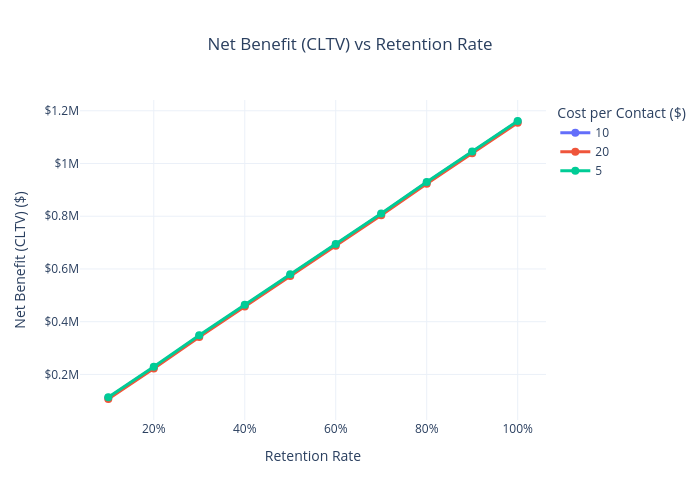

Notebook code cell kept with this figure:
### Code cell
sensitivity_df_plot = sensitivity_df.copy()
sensitivity_df_plot['Cost per contact'] = sensitivity_df_plot['Cost per contact'].astype(str)

fig = px.line(
    sensitivity_df_plot.sort_values(['Cost per contact', 'Retention rate']),
    x='Retention rate',
    y='Net benefit (CLTV) ($)',
    color='Cost per contact',
    markers=True,
    title='Net Benefit (CLTV) vs Retention Rate',
    labels={
        'Retention rate': 'Retention Rate',
        'Net benefit (CLTV) ($)': 'Net Benefit (CLTV) ($)',
        'Cost per contact': 'Cost per Contact ($)',
    },
)

fig.update_layout(
    template='plotly_white',
    width=700,
    height=500,
    title_x=0.5,
    hovermode='x unified',
    legend_title_text='Cost per Contact ($)',
)

fig.update_traces(line=dict(width=3), marker=dict(size=8))

fig.update_xaxes(tickformat='.0%')
fig.update_yaxes(tickprefix='$', separatethousands=True)

fig.show()

### Figure 1 — Plotly figure (JSON) as saved in the notebook; plotly's stock layout.template omitted (floating-point values rounded to 4 significant figures)
{"data": [{"hovertemplate": "Cost per Contact ($)=10<br>Retention Rate=%{x}<br>Net Benefit (CLTV) ($)=%{y}<extra></extra>", "legendgroup": "10", "line": {"color": "#636efa", "dash": "solid", "width": 3}, "marker": {"size": 8, "symbol": "circle"}, "mode": "markers+lines", "name": "10", "orientation": "v", "showlegend": true, "type": "scatter", "x": [0.1, 0.2, 0.3, 0.4, 0.5, 0.6, 0.7, 0.8, 0.9, 1], "xaxis": "x", "y": [111200.0, 226700.0, 346200.0, 461800.0, 577330, 692900.0, 808400.0, 927900.0, 1043000.0, 1159040], "yaxis": "y"}, {"hovertemplate": "Cost per Contact ($)=20<br>Retention Rate=%{x}<br>Net Benefit (CLTV) ($)=%{y}<extra></extra>", "legendgroup": "20", "line": {"color": "#EF553B", "dash": "solid", "width": 3}, "marker": {"size": 8, "symbol": "circle"}, "mode": "markers+lines", "name": "20", "orientation": "v", "showlegend": true, "type": "scatter", "x": [0.1, 0.2, 0.3, 0.4, 0.5, 0.6, 0.7, 0.8, 0.9, 1], "xaxis": "x", "y": [106800.0, 222300.0, 341900.0, 457400.0, 572950, 688500.0, 804000.0, 923600.0, 1039000.0, 1154660], "yaxis": "y"}, {"hovertemplate": "Cost per Contact ($)=5<br>Retention Rate=%{x}<br>Net Benefit (CLTV) ($)=%{y}<extra></extra>", "legendgroup": "5", "line": {"color": "#00cc96", "dash": "solid", "width": 3}, "marker": {"size": 8, "symbol": "circle"}, "mode": "markers+lines", "name": "5", "orientation": "v", "showlegend": true, "type": "scatter", "x": [0.1, 0.2, 0.3, 0.4, 0.5, 0.6, 0.7, 0.8, 0.9, 1], "xaxis": "x", "y": [113400.0, 228900.0, 348400.0, 464000.0, 579520, 695100.0, 810600.0, 930100.0, 1046000.0, 1161230], "yaxis": "y"}], "layout": {"height": 500, "hovermode": "x unified", "legend": {"title": {"text": "Cost per Contact ($)"}, "tracegroupgap": 0}, "title": {"text": "Net Benefit (CLTV) vs Retention Rate", "x": 0.5}, "width": 700, "xaxis": {"anchor": "y", "domain": [0, 1], "tickformat": ".0%", "title": {"text": "Retention Rate"}}, "yaxis": {"anchor": "x", "domain": [0, 1], "separatethousands": true, "tickprefix": "$", "title": {"text": "Net Benefit (CLTV) ($)"}}}}
